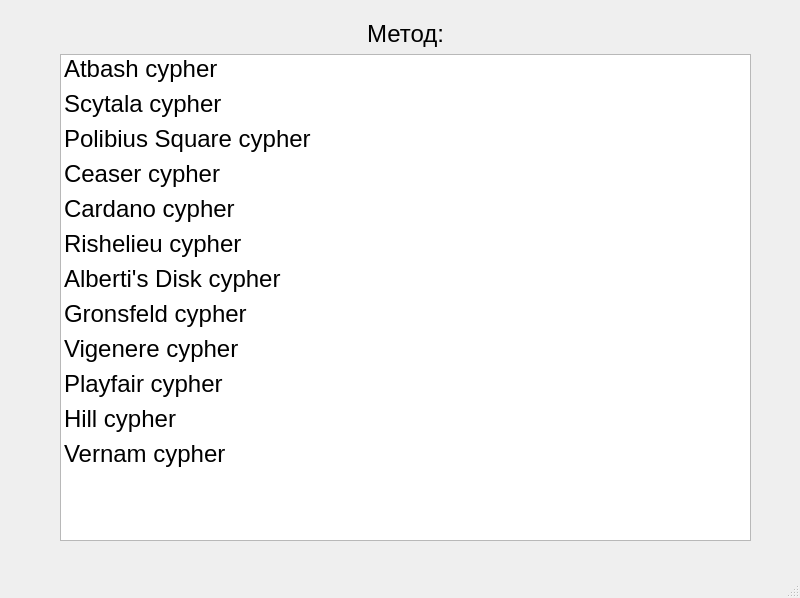
<?xml version="1.0" encoding="UTF-8"?>
<ui version="4.0">
 <class>MainWindow</class>
 <widget class="QMainWindow" name="MainWindow">
  <property name="geometry">
   <rect>
    <x>0</x>
    <y>0</y>
    <width>800</width>
    <height>598</height>
   </rect>
  </property>
  <property name="windowTitle">
   <string>Cryptographic Methods of Information Security</string>
  </property>
  <property name="styleSheet">
   <string notr="true"/>
  </property>
  <widget class="QWidget" name="centralwidget">
   <widget class="QWidget" name="verticalLayoutWidget">
    <property name="geometry">
     <rect>
      <x>60</x>
      <y>20</y>
      <width>691</width>
      <height>521</height>
     </rect>
    </property>
    <layout class="QVBoxLayout" name="verticalLayout">
     <item>
      <widget class="QLabel" name="label">
       <property name="font">
        <font>
         <pointsize>18</pointsize>
        </font>
       </property>
       <property name="text">
        <string>Метод:</string>
       </property>
       <property name="alignment">
        <set>Qt::AlignCenter</set>
       </property>
      </widget>
     </item>
     <item>
      <widget class="QListWidget" name="cyphersList">
       <property name="font">
        <font>
         <pointsize>18</pointsize>
        </font>
       </property>
       <property name="layoutDirection">
        <enum>Qt::LeftToRight</enum>
       </property>
       <property name="autoFillBackground">
        <bool>false</bool>
       </property>
       <property name="styleSheet">
        <string notr="true"/>
       </property>
       <property name="movement">
        <enum>QListView::Static</enum>
       </property>
       <property name="isWrapping" stdset="0">
        <bool>true</bool>
       </property>
       <property name="layoutMode">
        <enum>QListView::SinglePass</enum>
       </property>
       <property name="gridSize">
        <size>
         <width>700</width>
         <height>35</height>
        </size>
       </property>
       <property name="viewMode">
        <enum>QListView::ListMode</enum>
       </property>
       <property name="modelColumn">
        <number>0</number>
       </property>
       <property name="uniformItemSizes">
        <bool>false</bool>
       </property>
       <property name="batchSize">
        <number>700</number>
       </property>
       <property name="wordWrap">
        <bool>false</bool>
       </property>
       <property name="selectionRectVisible">
        <bool>false</bool>
       </property>
       <property name="currentRow">
        <number>-1</number>
       </property>
       <item>
        <property name="text">
         <string>Atbash cypher</string>
        </property>
       </item>
       <item>
        <property name="text">
         <string>Scytala cypher</string>
        </property>
       </item>
       <item>
        <property name="text">
         <string>Polibius Square cypher</string>
        </property>
       </item>
       <item>
        <property name="text">
         <string>Ceaser cypher</string>
        </property>
       </item>
       <item>
        <property name="text">
         <string>Cardano cypher</string>
        </property>
       </item>
       <item>
        <property name="text">
         <string>Rishelieu cypher</string>
        </property>
       </item>
       <item>
        <property name="text">
         <string>Alberti's Disk cypher</string>
        </property>
       </item>
       <item>
        <property name="text">
         <string>Gronsfeld cypher</string>
        </property>
       </item>
       <item>
        <property name="text">
         <string>Vigenere cypher</string>
        </property>
       </item>
       <item>
        <property name="text">
         <string>Playfair cypher</string>
        </property>
       </item>
       <item>
        <property name="text">
         <string>Hill cypher</string>
        </property>
       </item>
       <item>
        <property name="text">
         <string>Vernam cypher</string>
        </property>
       </item>
      </widget>
     </item>
    </layout>
   </widget>
  </widget>
  <widget class="QMenuBar" name="menubar">
   <property name="geometry">
    <rect>
     <x>0</x>
     <y>0</y>
     <width>800</width>
     <height>21</height>
    </rect>
   </property>
  </widget>
  <widget class="QStatusBar" name="statusbar"/>
 </widget>
 <resources/>
 <connections/>
</ui>
